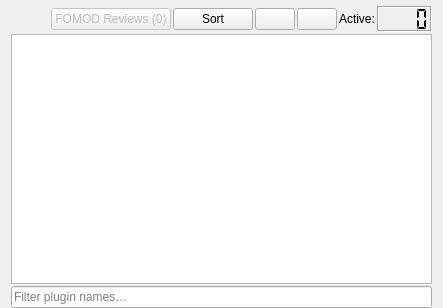
           <widget class="QWidget" name="espTab">
            <property name="sizePolicy">
             <sizepolicy hsizetype="Expanding" vsizetype="Expanding">
              <horstretch>0</horstretch>
              <verstretch>0</verstretch>
             </sizepolicy>
            </property>
            <property name="maximumSize">
             <size>
              <width>16777215</width>
              <height>16777215</height>
             </size>
            </property>
            <attribute name="title">
             <string>Plugins</string>
            </attribute>
            <layout class="QVBoxLayout" name="verticalLayout_4">
             <property name="spacing">
              <number>2</number>
             </property>
             <property name="topMargin">
              <number>6</number>
             </property>
             <property name="bottomMargin">
              <number>0</number>
             </property>
             <item>
              <layout class="QHBoxLayout" name="horizontalLayout_7">
               <item>
                <spacer name="horizontalSpacer_3">
                 <property name="orientation">
                  <enum>Qt::Horizontal</enum>
                 </property>
                 <property name="sizeHint" stdset="0">
                  <size>
                   <width>40</width>
                   <height>20</height>
                  </size>
                 </property>
                </spacer>
               </item>
               <item>
                <widget class="QPushButton" name="fomodReviewsButton">
                 <property name="enabled">
                  <bool>false</bool>
                 </property>
                 <property name="toolTip">
                  <string>Show mods whose FOMOD choices should be reviewed.</string>
                 </property>
                 <property name="text">
                  <string>FOMOD Reviews (0)</string>
                 </property>
                 <property name="icon">
                  <iconset resource="resources.qrc">
                   <normaloff>:/MO/gui/warning_16</normaloff>:/MO/gui/warning_16</iconset>
                 </property>
                 <property name="checkable">
                  <bool>true</bool>
                 </property>
                </widget>
               </item>
               <item>
                <widget class="QPushButton" name="sortButton">
                 <property name="toolTip">
                  <string>Sort plugins using LOOT.</string>
                 </property>
                 <property name="text">
                  <string>Sort</string>
                 </property>
                </widget>
               </item>
               <item>
                <widget class="QPushButton" name="restoreButton">
                 <property name="toolTip">
                  <string>Restore a backup.</string>
                 </property>
                 <property name="whatsThis">
                  <string>Restore a backup.</string>
                 </property>
                 <property name="text">
                  <string notr="true"/>
                 </property>
                 <property name="icon">
                  <iconset resource="resources.qrc">
                   <normaloff>:/MO/gui/restore</normaloff>:/MO/gui/restore</iconset>
                 </property>
                 <property name="iconSize">
                  <size>
                   <width>16</width>
                   <height>16</height>
                  </size>
                 </property>
                </widget>
               </item>
               <item>
                <widget class="QPushButton" name="saveButton">
                 <property name="toolTip">
                  <string>Create a backup.</string>
                 </property>
                 <property name="whatsThis">
                  <string>Create a backup.</string>
                 </property>
                 <property name="text">
                  <string notr="true"/>
                 </property>
                 <property name="icon">
                  <iconset resource="resources.qrc">
                   <normaloff>:/MO/gui/backup</normaloff>:/MO/gui/backup</iconset>
                 </property>
                </widget>
               </item>
               <item>
                <widget class="QLabel" name="activePluginsLabel">
                 <property name="text">
                  <string>Active:</string>
                 </property>
                </widget>
               </item>
               <item>
                <widget class="LCDNumber" name="activePluginsCounter">
                 <property name="minimumSize">
                  <size>
                   <width>0</width>
                   <height>26</height>
                  </size>
                 </property>
                 <property name="whatsThis">
                  <string>&lt;html&gt;&lt;head/&gt;&lt;body&gt;&lt;p&gt;This provides statistics about the plugin list. The total number of active plugins is normally displayed.  Other statistics may be accessed with the tooltip of this counter.&lt;/p&gt;&lt;/body&gt;&lt;/html&gt;</string>
                 </property>
                 <property name="frameShadow">
                  <enum>QFrame::Sunken</enum>
                 </property>
                 <property name="digitCount">
                  <number>4</number>
                 </property>
                 <property name="segmentStyle">
                  <enum>QLCDNumber::Flat</enum>
                 </property>
                </widget>
               </item>
              </layout>
             </item>
             <item>
              <widget class="PluginListView" name="espList">
               <property name="minimumSize">
                <size>
                 <width>250</width>
                 <height>250</height>
                </size>
               </property>
               <property name="contextMenuPolicy">
                <enum>Qt::CustomContextMenu</enum>
               </property>
               <property name="toolTip">
                <string>List of available esp/esm files.</string>
               </property>
               <property name="whatsThis">
                <string>List of available esp/esm files.</string>
               </property>
               <property name="editTriggers">
                <set>QAbstractItemView::EditKeyPressed|QAbstractItemView::SelectedClicked</set>
               </property>
               <property name="dragEnabled">
                <bool>true</bool>
               </property>
               <property name="dragDropOverwriteMode">
                <bool>false</bool>
               </property>
               <property name="dragDropMode">
                <enum>QAbstractItemView::InternalMove</enum>
               </property>
               <property name="defaultDropAction">
                <enum>Qt::MoveAction</enum>
               </property>
               <property name="alternatingRowColors">
                <bool>true</bool>
               </property>
               <property name="selectionMode">
                <enum>QAbstractItemView::ExtendedSelection</enum>
               </property>
               <property name="selectionBehavior">
                <enum>QAbstractItemView::SelectRows</enum>
               </property>
               <property name="indentation">
                <number>0</number>
               </property>
               <property name="uniformRowHeights">
                <bool>true</bool>
               </property>
               <property name="itemsExpandable">
                <bool>false</bool>
               </property>
               <property name="sortingEnabled">
                <bool>true</bool>
               </property>
               <property name="expandsOnDoubleClick">
                <bool>false</bool>
               </property>
               <attribute name="headerStretchLastSection">
                <bool>false</bool>
               </attribute>
              </widget>
             </item>
             <item>
             <layout class="QHBoxLayout" name="horizontalLayout_10">
               <item>
                <widget class="MOBase::LineEditClear" name="espFilterEdit">
                 <property name="toolTip">
                  <string>Filter plugins by filename.</string>
                 </property>
                 <property name="whatsThis">
                  <string>Filter plugins by filename.</string>
                 </property>
                 <property name="text">
                  <string/>
                 </property>
                 <property name="placeholderText">
                  <string>Filter plugin names…</string>
                 </property>
                </widget>
               </item>
              </layout>
             </item>
            </layout>
           </widget>
